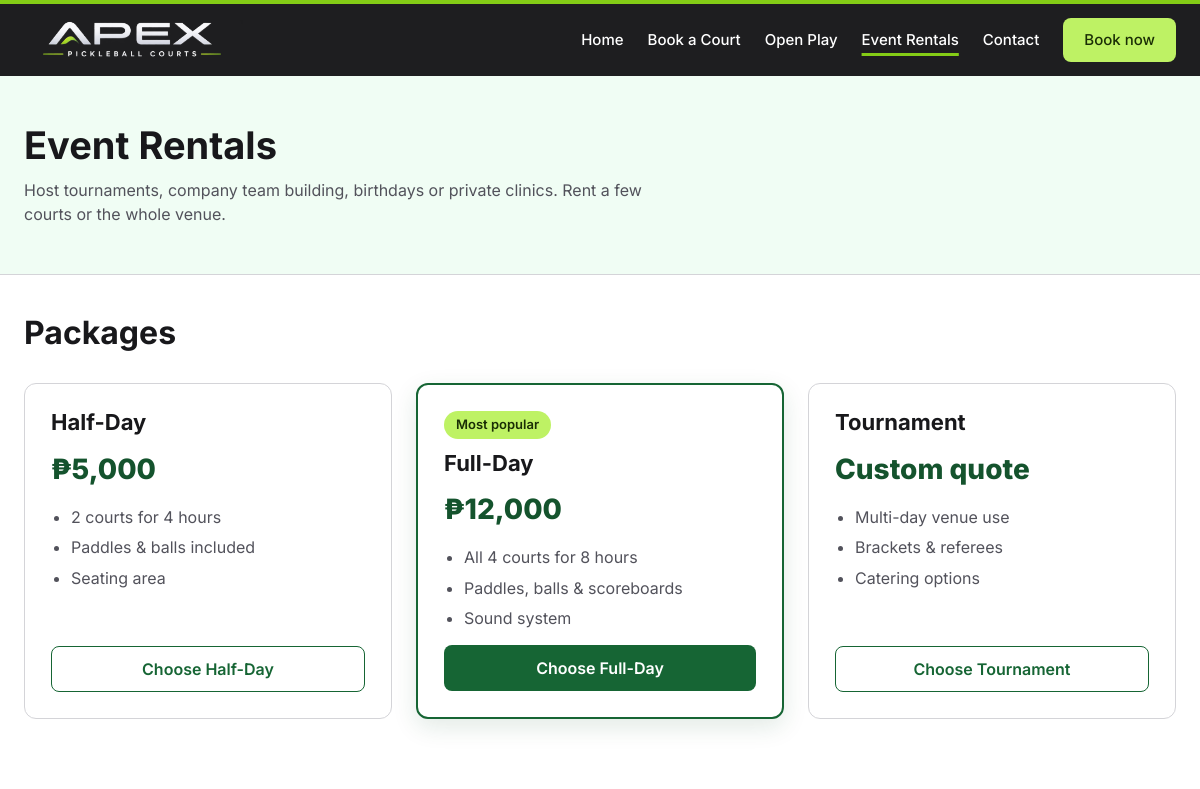
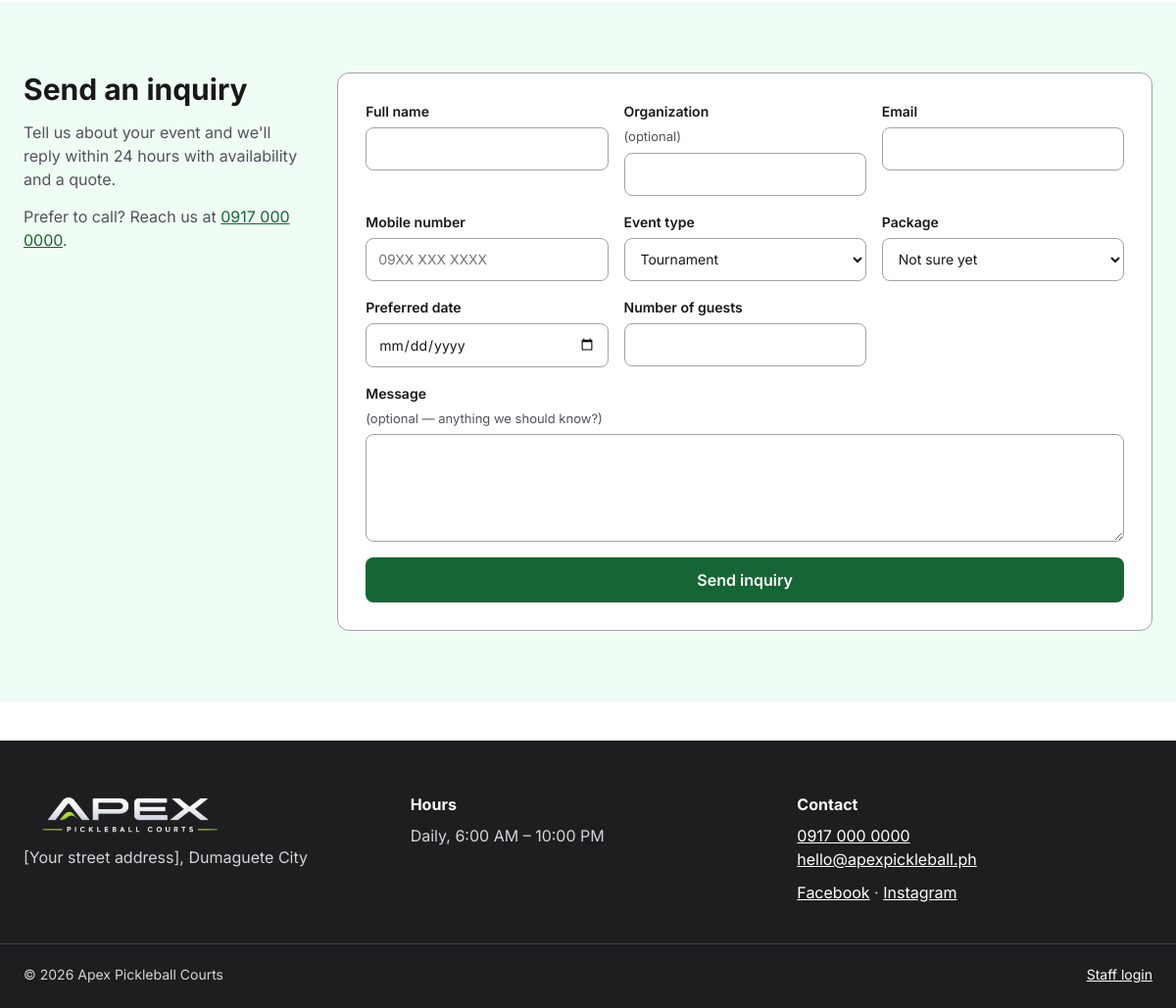
Page /rentals.php on the committed database (2 pictures, top to bottom).
### tables this page shows
CREATE TABLE event_packages (
  id INT AUTO_INCREMENT PRIMARY KEY,
  name VARCHAR(50) NOT NULL,
  price DECIMAL(10,2) NULL,           
  features TEXT NOT NULL,             
  is_popular TINYINT(1) NOT NULL DEFAULT 0,
  sort_order INT NOT NULL DEFAULT 0
);

### includes/functions.php (called while the page is built, shortened)
<?php
function e($value): string
{
    return htmlspecialchars((string) $value, ENT_QUOTES, 'UTF-8');
}
function money($amount): string
{
    return '₱' . number_format((float) $amount, 0);
}

### rentals.php (the view, shortened to what this page needs)
<?php
require __DIR__ . '/includes/functions.php';
$pdo = db();
$packages = $pdo->query('SELECT * FROM event_packages ORDER BY sort_order, id')->fetchAll();
$eventTypes = ['Tournament', 'Team building', 'Birthday / private party', 'Clinic / training', 'Other'];
$old = ['name' => '', 'organization' => '', 'email' => '', 'phone' => '', 'event_type' => $eventTypes[0],
        'package_id' => (int) ($_GET['package'] ?? 0), 'preferred_date' => '', 'guests' => '', 'message' => ''];
require __DIR__ . '/includes/header.php';
?>
<section class="page-head">
  <div class="container">
    <h1>Event Rentals</h1>
    <p>Host tournaments, company team building, birthdays or private clinics. Rent a few courts or the whole venue.</p>
  </div>
</section>
<section class="section-tight">
  <div class="container">
    <div class="section-head"><h2>Packages</h2></div>
    <div class="card-grid">
      <?php foreach ($packages as $p): ?>
        <article class="package <?= $p['is_popular'] ? 'popular' : '' ?>">
          <?php if ($p['is_popular']): ?><span class="tag tag-lime" style="align-self: flex-start">Most popular</span><?php endif; ?>
          <h3><?= e($p['name']) ?></h3>
          <p class="price"><?= $p['price'] !== null ? money($p['price']) : 'Custom quote' ?></p>
          <ul>
            <?php foreach (preg_split('/\r?\n|\\\\n/', $p['features']) as $f): if (trim($f) === '') continue; ?>
              <li><?= e($f) ?></li>
            <?php endforeach; ?>
          </ul>
          <a href="rentals.php?package=<?= (int) $p['id'] ?>#inquiry" class="btn <?= $p['is_popular'] ? 'btn-primary' : 'btn-outline' ?>">Choose <?= e($p['name']) ?></a>
        </article>
      <?php endforeach; ?>
    </div>
  </div>
</section>
<section class="section" id="inquiry" style="background: var(--mint)">
  <div class="container">
    <div class="inquiry-layout">
      <div class="inquiry-intro">
        <h2 style="font-size: 30px">Send an inquiry</h2>
        <p class="muted">Tell us about your event and we'll reply within 24 hours with availability and a quote.</p>
        <p class="muted">Prefer to call? Reach us at <a href="tel:<?= e(preg_replace('/\s+/', '', SITE_PHONE)) ?>"><?= e(SITE_PHONE) ?></a>.</p>
      </div>
      <form method="post" action="rentals.php#inquiry" class="inquiry-form" style="background: var(--white)">
        <div class="form-grid">
          <label class="field">Full name<input type="text" name="name" value="<?= e($old['name']) ?>" required maxlength="100" autocomplete="name"></label>
          <label class="field">Organization <span class="hint">(optional)</span><input type="text" name="organization" value="<?= e($old['organization']) ?>" maxlength="100" autocomplete="organization"></label>
          <label class="field">Email<input type="email" name="email" value="<?= e($old['email']) ?>" required autocomplete="email"></label>
          <label class="field">Mobile number<input type="tel" name="phone" value="<?= e($old['phone']) ?>" required placeholder="09XX XXX XXXX" autocomplete="tel"></label>
          <label class="field">Event type
            <select name="event_type">
              <?php foreach ($eventTypes as $t): ?><option <?= $old['event_type'] === $t ? 'selected' : '' ?>><?= e($t) ?></option><?php endforeach; ?>
            </select>
          </label>
          <label class="field">Package
            <select name="package_id">
              <option value="0">Not sure yet</option>
            </select>
          </label>
          <label class="field">Preferred date<input type="date" name="preferred_date" value="<?= e($old['preferred_date']) ?>" min="<?= date('Y-m-d') ?>" required></label>
          <label class="field">Number of guests<input type="number" name="guests" value="<?= e($old['guests']) ?>" min="1" max="500" required></label>
          <label class="field full">Message <span class="hint">(optional — anything we should know?)</span><textarea name="message" rows="4" maxlength="2000"><?= e($old['message']) ?></textarea></label>
          <button type="submit" class="btn btn-primary full">Send inquiry</button>
        </div>
      </form>
    </div>
  </div>
</section>
<?php require __DIR__ . '/includes/footer.php'; ?>

### assets/css/style.css (style rules this page uses)
:root { --charcoal: #1e1e20; --lime: #bef264; --lime-strong: #84cc16; --lime-ink: #1a2e05; --green: #166534; --green-deep: #14532d; --mint: #f0fdf4; --mint-2: #dcfce7; --ink: #18181b; --muted: #52525b; --line: #d4d4d8; --line-soft: #e4e4e7; --white: #ffffff; --radius: 12px; --shadow: 0 8px 24px rgba(20, 83, 45, 0.12); }
*, *::before, *::after { box-sizing: border-box; }
html { scroll-behavior: smooth; }
body { margin: 0; font-family: Inter, system-ui, -apple-system, "Segoe UI", sans-serif; color: var(--ink); background: var(--white); line-height: 1.5; }
a { color: var(--green); }
h1, h2, h3 { line-height: 1.15; margin: 0; }
p { margin: 0; }
.container { max-width: 1200px; margin: 0 auto; padding: 0 24px; }
.muted { color: var(--muted); }
.btn { display: inline-flex; align-items: center; justify-content: center; gap: 8px; min-height: 44px; padding: 10px 20px; border-radius: 8px; border: 1px solid transparent; font: inherit; font-weight: 600; text-decoration: none; cursor: pointer; transition: background .15s, border-color .15s, color .15s, transform .15s; }
.btn-primary { background: var(--green); color: var(--white); }
.btn-outline { background: var(--white); border-color: var(--green); color: var(--green); }
.field { display: flex; flex-direction: column; gap: 6px; font-size: 14px; font-weight: 600; }
.field input, .field select, .field textarea { min-height: 44px; padding: 10px 12px; border: 1px solid #a1a1aa; border-radius: 8px; font: inherit; font-weight: 400; background: var(--white); color: var(--ink); width: 100%; }
.field textarea { resize: vertical; min-height: 110px; }
.field .hint { font-weight: 400; font-size: 13px; color: var(--muted); }
.form-grid { display: grid; grid-template-columns: repeat(auto-fit, minmax(220px, 1fr)); gap: 16px; }
.form-grid .full { grid-column: 1 / -1; }
.section { padding: 72px 0; }
.section-tight { padding: 40px 0 72px; }
.section-head { margin-bottom: 32px; display: flex; flex-direction: column; gap: 8px; }
.section-head h2 { font-size: 32px; }
.page-head { background: var(--mint); border-bottom: 1px solid var(--line); }
.page-head .container { padding-top: 48px; padding-bottom: 48px; display: flex; flex-direction: column; gap: 10px; }
.page-head h1 { font-size: 38px; }
.page-head p { color: var(--muted); max-width: 640px; }
.card-grid { display: grid; grid-template-columns: repeat(auto-fit, minmax(280px, 1fr)); gap: 24px; }
.tag { display: inline-block; padding: 4px 12px; border-radius: 999px; font-size: 13px; font-weight: 600; white-space: nowrap; }
.tag-lime { background: var(--lime); color: var(--lime-ink); }
.package { border: 1px solid var(--line); border-radius: var(--radius); padding: 26px; display: flex; flex-direction: column; gap: 12px; background: var(--white); }
.package.popular { border: 2px solid var(--green); box-shadow: var(--shadow); }
.package h3 { font-size: 22px; }
.package .price { font-size: 28px; font-weight: 800; color: var(--green-deep); }
.package ul { margin: 0; padding-left: 20px; color: var(--muted); line-height: 1.9; }
.package .btn { margin-top: auto; }
.inquiry-layout { display: flex; flex-wrap: wrap; gap: 40px; align-items: flex-start; }
.inquiry-intro { flex: 1 1 280px; display: flex; flex-direction: column; gap: 14px; }
.inquiry-form { flex: 999 1 560px; min-width: 0; border: 1px solid #a1a1aa; border-radius: var(--radius); padding: 28px; }

### rows in the picture
event_packages: name "Half-Day", price "₱5,000", features "2 courts for 4 hours", features "Paddles & balls included", features "Seating area"
event_packages: is_popular "Most popular", name "Full-Day", price "₱12,000", features "All 4 courts for 8 hours", features "Paddles, balls & scoreboards", features "Sound system"
event_packages: name "Tournament", shows "Custom quote", features "Multi-day venue use", features "Brackets & referees", features "Catering options"

### other values in the picture
$label "Home"
$label "Book a Court"
$label "Open Play"
$label "Event Rentals"
SITE_PHONE "0917 000 0000"
SITE_ADDRESS "[Your street address], Dumaguete City"
SITE_HOURS "Daily, 6:00 AM – 10:00 PM"
SITE_EMAIL "hello@apexpickleball.ph"
SITE_NAME "Apex Pickleball Courts"
form field event_type "Tournament"
